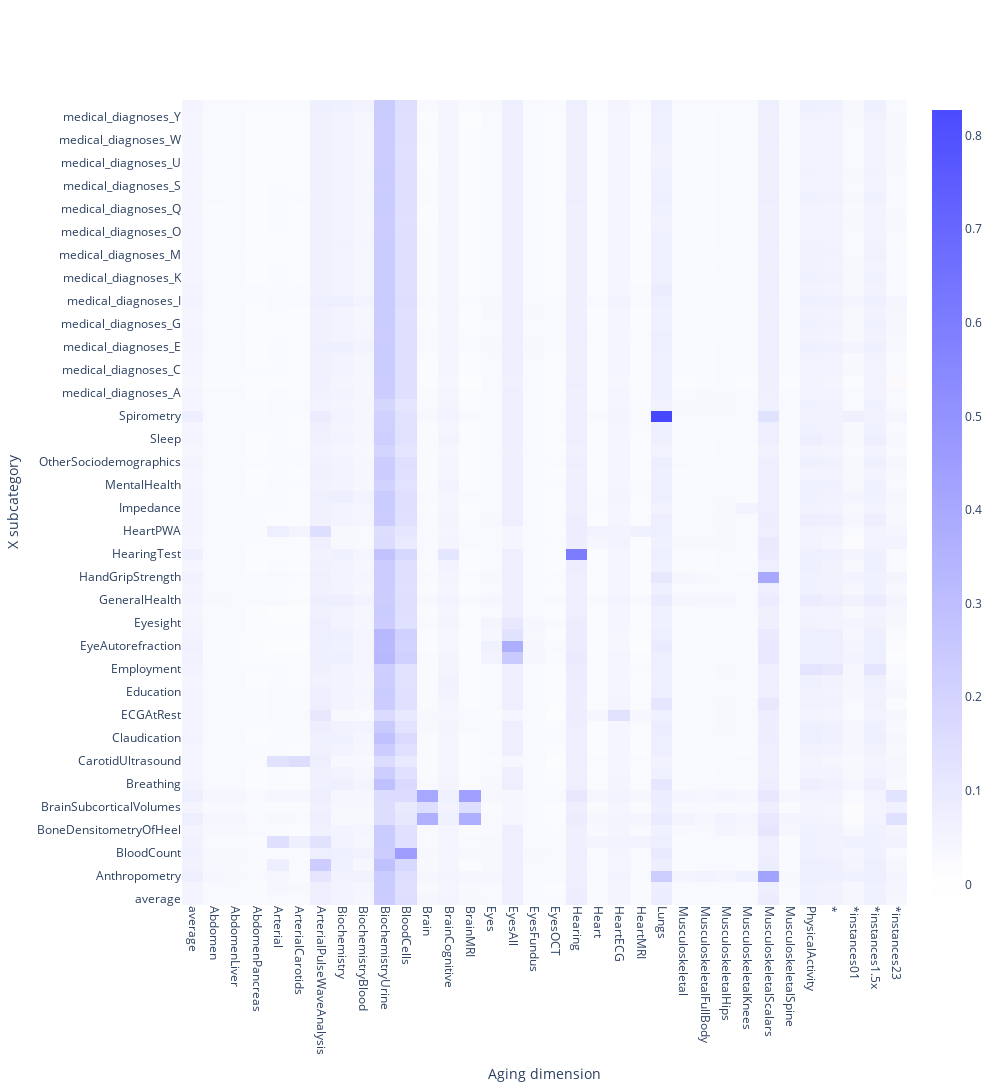

Here is the notebook cell this chart was saved with:
### Code cell
from dash_website.utils.graphs.colorscale import get_colorscale
import plotly.graph_objs as go

if algorithm == "best_algorithm":
    every_score = (
        pd.DataFrame(data_scores)
        .groupby(by=["category", "dimension"])
        .apply(
            lambda score_category_dimension: score_category_dimension.iloc[score_category_dimension["r2"].argmax()]
        )
        .reset_index(drop=True)
    )
else:
    every_score = pd.DataFrame(data_scores).set_index("algorithm").loc[algorithm].reset_index()
scores = every_score.loc[every_score["category"].isin(MAIN_CATEGORIES_TO_CATEGORIES[main_category])]

r2_2d = pd.pivot(scores, index="category", columns="dimension", values="r2").rename(columns=RENAME_DIMENSIONS)
r2_2d["average"] = r2_2d.T.mean()
r2_2d.loc["average"] = r2_2d.mean()
r2_2d = r2_2d.reindex(index=np.roll(r2_2d.index, 1), columns=np.roll(r2_2d.columns, 1))

std_2d = pd.pivot(scores, index="category", columns="dimension", values="std")
std_2d["average"] = r2_2d.T.std()
std_2d.loc["average"] = r2_2d.std()
std_2d = std_2d.reindex(index=np.roll(std_2d.index, 1), columns=np.roll(std_2d.columns, 1))

sample_size_2d = pd.pivot(scores, index="category", columns="dimension", values="sample_size")
sample_size_2d["average"] = sample_size_2d.T.sum()
sample_size_2d.loc["average"] = sample_size_2d.sum()
sample_size_2d = sample_size_2d.reindex(index=np.roll(sample_size_2d.index, 1), columns=np.roll(sample_size_2d.columns, 1))

algorithm_2d = pd.pivot(scores, index="category", columns="dimension", values="algorithm").replace(
    ALGORITHMS_RENDERING
)
algorithm_2d["average"] = "No algorithm"
algorithm_2d.loc["average"] = "No algorithm"
algorithm_2d = algorithm_2d.reindex(index=np.roll(algorithm_2d.index, 1), columns=np.roll(algorithm_2d.columns, 1))

customdata = np.dstack((std_2d, sample_size_2d, algorithm_2d))

hovertemplate = "Aging dimension: %{x} <br>X subcategory: %{y} <br>r²: %{z:.3f} <br>Standard deviation: %{customdata[0]:.3f} <br>Sample size: %{customdata[1]} <br>Algorithm: %{customdata[2]} <br><extra></extra>"

heatmap = go.Heatmap(
    x=r2_2d.columns,
    y=r2_2d.index,
    z=r2_2d,
    colorscale=get_colorscale(r2_2d),
    customdata=customdata,
    hovertemplate=hovertemplate,
)

fig = go.Figure(heatmap)

fig.update_layout(
    {
        "width": 1000,
        "height": int(1000 * max(1, r2_2d.shape[0] / r2_2d.shape[1])),
        "xaxis": {"title": "Aging dimension", "tickangle": 90, "showgrid": False},
        "yaxis": {"title": "X subcategory", "showgrid": False},
    }
)

### Figure 1 — Plotly figure (JSON) as saved in the notebook; plotly's stock layout.template omitted (floating-point values rounded to 4 significant figures; data arrays with more than 128 entries replaced by an {"elided": "..."} marker saying what was removed)
{"data": [{"colorscale": [[0, "rgba(255, 252, 252, 0.85)"], [0.01343, "rgba(255, 255, 255, 0.85)"], [1, "rgba(44, 44, 255, 0.85)"]], "customdata": {"elided": "70x34x3 mixed values"}, "hovertemplate": "Aging dimension: %{x} <br>X subcategory: %{y} <br>r²: %{z:.3f} <br>Standard deviation: %{customdata[0]:.3f} <br>Sample size: %{customdata[1]} <br>Algorithm: %{customdata[2]} <br><extra></extra>", "type": "heatmap", "x": ["average", "Abdomen", "AbdomenLiver", "AbdomenPancreas", "Arterial", "ArterialCarotids", "ArterialPulseWaveAnalysis", "Biochemistry", "BiochemistryBlood", "BiochemistryUrine", "BloodCells", "Brain", "BrainCognitive", "BrainMRI", "Eyes", "EyesAll", "EyesFundus", "EyesOCT", "Hearing", "Heart", "HeartECG", "HeartMRI", "Lungs", "Musculoskeletal", "MusculoskeletalFullBody", "MusculoskeletalHips", "MusculoskeletalKnees", "MusculoskeletalScalars", "MusculoskeletalSpine", "PhysicalActivity", "*", "*instances01", "*instances1.5x", "*instances23"], "y": ["average", "Alcohol", "Anthropometry", "ArterialStiffness", "BloodCount", "BloodPressure", "BoneDensitometryOfHeel", "BrainGreyMatterVolumes", "BrainSubcorticalVolumes", "BraindMRIWeightedMeans", "Breathing", "CancerScreening", "CarotidUltrasound", "ChestPain", "Claudication", "Diet", "ECGAtRest", "EarlyLifeFactors", "Education", "ElectronicDevices", "Employment", "EyeAcuity", "EyeAutorefraction", "EyeIntraocularPressure", "Eyesight", "FamilyHistory", "GeneralHealth", "GeneralPain", "HandGripStrength", "Hearing", "HearingTest", "HeartFunction", "HeartPWA", "Household", "Impedance", "Medication", "MentalHealth", "Mouth", "OtherSociodemographics", "SexualFactors", "Sleep", "SocialSupport", "Spirometry", "SunExposure", "medical_diagnoses_A", "medical_diagnoses_B", "medical_diagnoses_C", "medical_diagnoses_D", "medical_diagnoses_E", "medical_diagnoses_F", "medical_diagnoses_G", "medical_diagnoses_H", "medical_diagnoses_I", "medical_diagnoses_J", "medical_diagnoses_K", "medical_diagnoses_L", "medical_diagnoses_M", "medical_diagnoses_N", "medical_diagnoses_O", "medical_diagnoses_P", "medical_diagnoses_Q", "medical_diagnoses_R", "medical_diagnoses_S", "medical_diagnoses_T", "medical_diagnoses_U", "medical_diagnoses_V", "medical_diagnoses_W", "medical_diagnoses_X", "medical_diagnoses_Y", "medical_diagnoses_Z"], "z": {"elided": "70x34 float values"}}], "layout": {"height": 2058, "width": 1000, "xaxis": {"showgrid": false, "tickangle": 90, "title": {"text": "Aging dimension"}}, "yaxis": {"showgrid": false, "title": {"text": "X subcategory"}}}}
